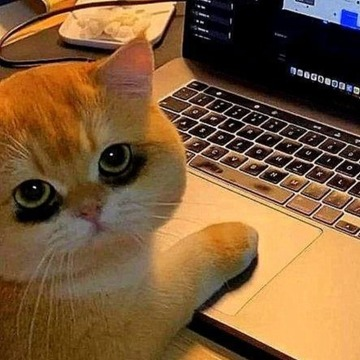
#> input picture Computer_Vision/cat.bmp, 360 x 360 px
$ python 06_Calc.py
#> lines starting #> are read from the running program, lines starting #| are printed output that depends on the picture
import cv2
import matplotlib.pyplot as plt

src1 = cv2.imread('cat.bmp', cv2.IMREAD_GRAYSCALE)
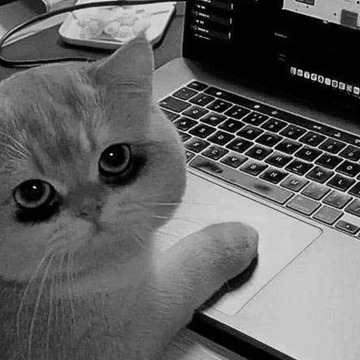
#> src1: shape (360, 360); min 0, max 255, mean 97.3
src2 = cv2.imread('dust.bmp', cv2.IMREAD_GRAYSCALE)
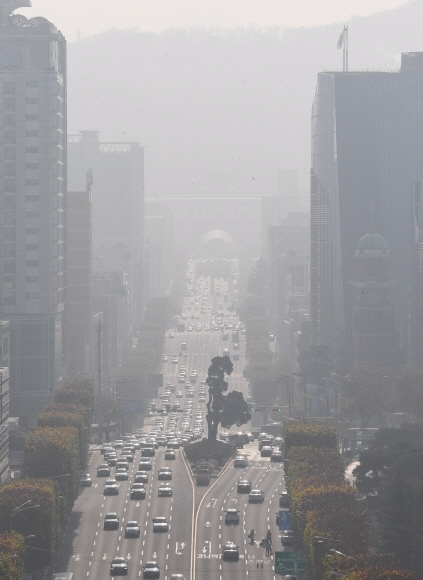
#> input picture Computer_Vision/dust.bmp, 423 x 580 px
#> src2: shape (580, 423); min 63, max 253, mean 158.5

if src1 is None or src2 is None:
    print('Image load failed!')
    exit()


# 이미지 크기를 일치시킴 (src1의 크기로 src2를 맞춤)
src2 = cv2.resize(src2, (src1.shape[1], src1.shape[0]))
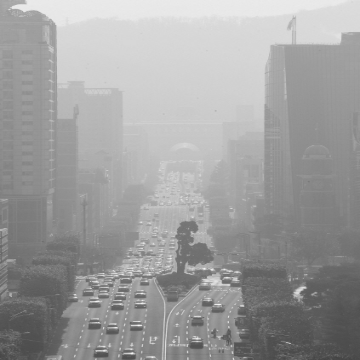
#> src2: shape (360, 360); min 67, max 248, mean 158.4

dst1 = cv2.add(src1, src2)
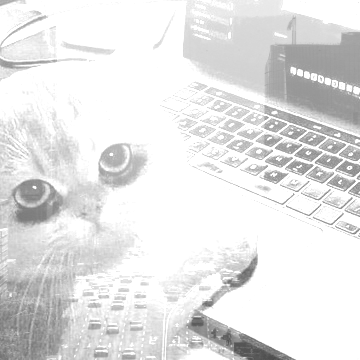
#> dst1: shape (360, 360); min 77, max 255, mean 228.6
dst2 = cv2.addWeighted(src1, 0.5, src2, 0.5, 0.0)
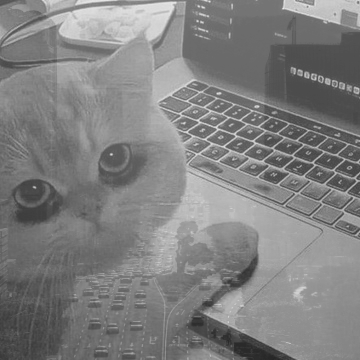
#> dst2: shape (360, 360); min 38, max 234, mean 127.8
dst3 = cv2.subtract(src1, src2)
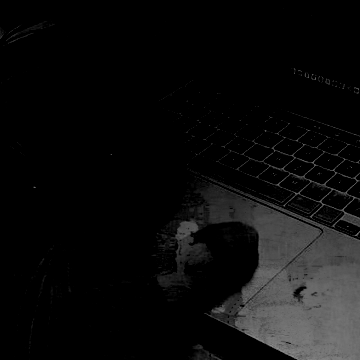
#> dst3: shape (360, 360); min 0, max 146, mean 12.8
dst4 = cv2.absdiff(src1, src2)
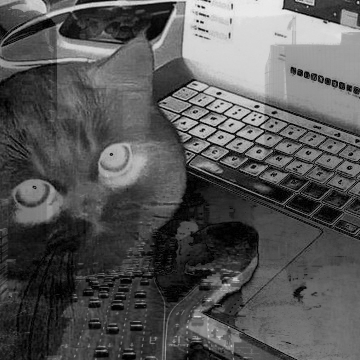
#> dst4: shape (360, 360); min 0, max 235, mean 86.7

plt.subplot(231), plt.axis('off'), plt.imshow(src1, 'gray'), plt.title('src1')
plt.subplot(232), plt.axis('off'), plt.imshow(src2, 'gray'), plt.title('src2')
plt.subplot(233), plt.axis('off'), plt.imshow(dst1, 'gray'), plt.title('add')
plt.subplot(234), plt.axis('off'), plt.imshow(dst2, 'gray'), plt.title('addWeighted')
plt.subplot(235), plt.axis('off'), plt.imshow(dst3, 'gray'), plt.title('subtract')
plt.subplot(236), plt.axis('off'), plt.imshow(dst4, 'gray'), plt.title('absdiff')

plt.show()
